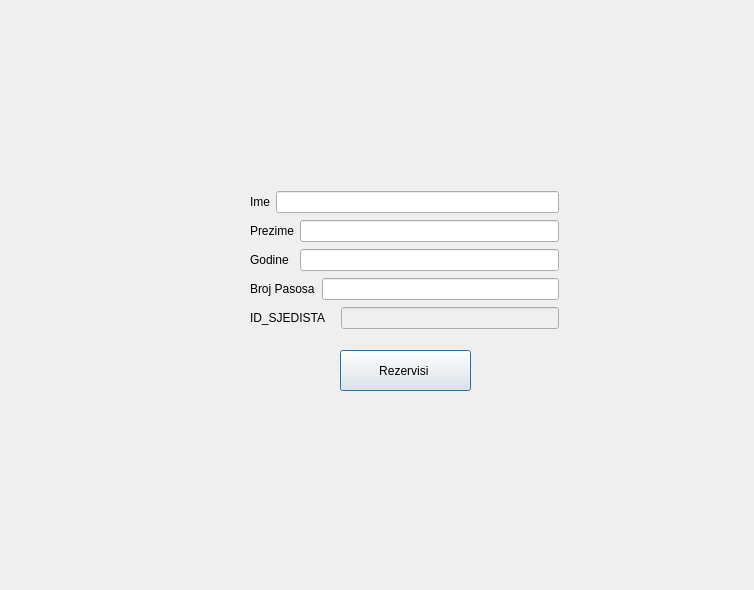
<?xml version="1.0" encoding="UTF-8"?>
<ui version="4.0">
 <class>Menu</class>
 <widget class="QDialog" name="Menu">
  <property name="geometry">
   <rect>
    <x>0</x>
    <y>0</y>
    <width>754</width>
    <height>590</height>
   </rect>
  </property>
  <property name="windowTitle">
   <string>Dialog</string>
  </property>
  <property name="styleSheet">
   <string notr="true"/>
  </property>
  <widget class="QLabel" name="labelSlika">
   <property name="enabled">
    <bool>true</bool>
   </property>
   <property name="geometry">
    <rect>
     <x>350</x>
     <y>70</y>
     <width>81</width>
     <height>71</height>
    </rect>
   </property>
   <property name="autoFillBackground">
    <bool>false</bool>
   </property>
   <property name="text">
    <string/>
   </property>
   <property name="pixmap">
    <pixmap>papa.png</pixmap>
   </property>
   <property name="scaledContents">
    <bool>true</bool>
   </property>
  </widget>
  <widget class="QWidget" name="layoutWidget">
   <property name="geometry">
    <rect>
     <x>250</x>
     <y>190</y>
     <width>309</width>
     <height>145</height>
    </rect>
   </property>
   <layout class="QGridLayout" name="gridLayout">
    <item row="0" column="1" colspan="4">
     <widget class="QLineEdit" name="lineIme"/>
    </item>
    <item row="2" column="0" colspan="2">
     <widget class="QLabel" name="label">
      <property name="text">
       <string>Godine</string>
      </property>
     </widget>
    </item>
    <item row="0" column="0">
     <widget class="QLabel" name="label_3">
      <property name="text">
       <string>Ime</string>
      </property>
     </widget>
    </item>
    <item row="2" column="2" colspan="3">
     <widget class="QLineEdit" name="lineGodine"/>
    </item>
    <item row="3" column="3" colspan="2">
     <widget class="QLineEdit" name="linePasos"/>
    </item>
    <item row="4" column="0" colspan="4">
     <widget class="QLabel" name="label_5">
      <property name="text">
       <string>ID_SJEDISTA</string>
      </property>
     </widget>
    </item>
    <item row="3" column="0" colspan="3">
     <widget class="QLabel" name="label_4">
      <property name="text">
       <string>Broj Pasosa</string>
      </property>
     </widget>
    </item>
    <item row="1" column="2" colspan="3">
     <widget class="QLineEdit" name="linePrezime"/>
    </item>
    <item row="4" column="4">
     <widget class="QLineEdit" name="lineID">
      <property name="enabled">
       <bool>false</bool>
      </property>
     </widget>
    </item>
    <item row="1" column="0" colspan="2">
     <widget class="QLabel" name="label_2">
      <property name="text">
       <string>Prezime</string>
      </property>
     </widget>
    </item>
   </layout>
  </widget>
  <widget class="QPushButton" name="pushButton_3">
   <property name="geometry">
    <rect>
     <x>340</x>
     <y>350</y>
     <width>131</width>
     <height>41</height>
    </rect>
   </property>
   <property name="text">
    <string>Rezervisi </string>
   </property>
  </widget>
 </widget>
 <resources/>
 <connections/>
</ui>
